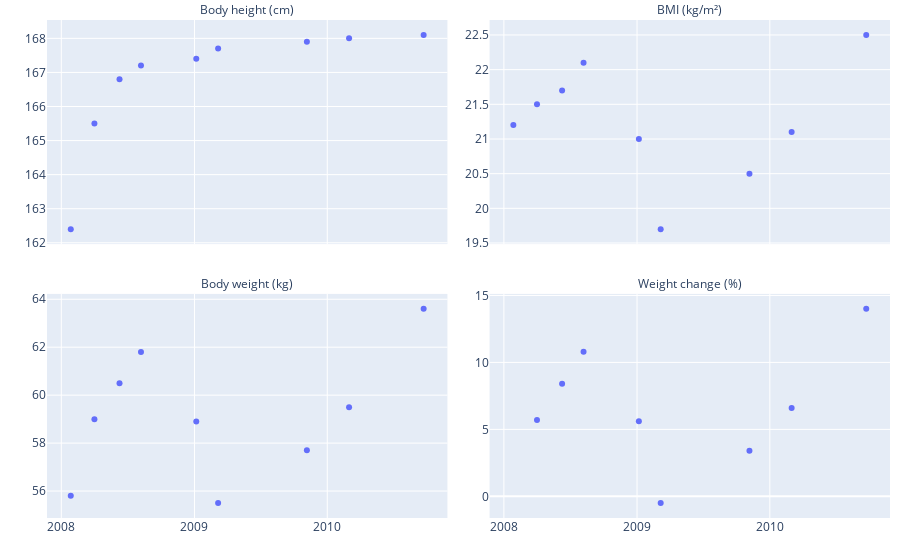

Notebook code cell kept with this figure:
### Code cell
weight_fig = px.scatter(meas_graphs, x="measurement_date", y="value_as_number", 
facet_col="measurement_concept_label", facet_col_wrap=2,
facet_row_spacing=0.1, facet_col_spacing=0.05)
weight_fig.update_yaxes(matches=None, showticklabels=True, title="")
weight_fig.update_xaxes(title="")
weight_fig.for_each_annotation(lambda a: a.update(text=a.text.split("=")[-1]))
weight_fig.update_layout(margin=dict(l=0, r=10, t=20, b=10))
weight_fig.show()
weight_fig.write_html("weight-plot.html", full_html=False, include_plotlyjs=False)

### Figure 1 — Plotly figure (JSON) as saved in the notebook; plotly's stock layout.template omitted (floating-point values rounded to 4 significant figures)
{"data": [{"hovertemplate": "measurement_concept_label=Body height (cm)<br>measurement_date=%{x}<br>value_as_number=%{y}<extra></extra>", "legendgroup": "", "marker": {"color": "#636efa", "symbol": "circle"}, "mode": "markers", "name": "", "orientation": "v", "showlegend": false, "type": "scatter", "x": ["2008-01-27", "2008-04-01", "2008-06-09", "2008-08-07", "2009-01-06", "2009-03-07", "2009-11-06", "2010-03-02", "2010-09-23"], "xaxis": "x3", "y": [162.4, 165.5, 166.8, 167.2, 167.4, 167.7, 167.9, 168, 168.1], "yaxis": "y3"}, {"hovertemplate": "measurement_concept_label=BMI (kg/m²)<br>measurement_date=%{x}<br>value_as_number=%{y}<extra></extra>", "legendgroup": "", "marker": {"color": "#636efa", "symbol": "circle"}, "mode": "markers", "name": "", "orientation": "v", "showlegend": false, "type": "scatter", "x": ["2008-01-27", "2008-04-01", "2008-06-09", "2008-08-07", "2009-01-06", "2009-03-07", "2009-11-06", "2010-03-02", "2010-09-23"], "xaxis": "x4", "y": [21.2, 21.5, 21.7, 22.1, 21, 19.7, 20.5, 21.1, 22.5], "yaxis": "y4"}, {"hovertemplate": "measurement_concept_label=Body weight (kg)<br>measurement_date=%{x}<br>value_as_number=%{y}<extra></extra>", "legendgroup": "", "marker": {"color": "#636efa", "symbol": "circle"}, "mode": "markers", "name": "", "orientation": "v", "showlegend": false, "type": "scatter", "x": ["2008-01-27", "2008-04-01", "2008-06-09", "2008-08-07", "2009-01-06", "2009-03-07", "2009-11-06", "2010-03-02", "2010-09-23"], "xaxis": "x", "y": [55.8, 59, 60.5, 61.8, 58.9, 55.5, 57.7, 59.5, 63.6], "yaxis": "y"}, {"hovertemplate": "measurement_concept_label=Weight change (%)<br>measurement_date=%{x}<br>value_as_number=%{y}<extra></extra>", "legendgroup": "", "marker": {"color": "#636efa", "symbol": "circle"}, "mode": "markers", "name": "", "orientation": "v", "showlegend": false, "type": "scatter", "x": ["2008-04-01", "2008-06-09", "2008-08-07", "2009-01-06", "2009-03-07", "2009-11-06", "2010-03-02", "2010-09-23"], "xaxis": "x2", "y": [5.7, 8.4, 10.8, 5.6, -0.5, 3.4, 6.6, 14], "yaxis": "y2"}], "layout": {"annotations": [{"font": {}, "showarrow": false, "text": "Body weight (kg)", "x": 0.2375, "xanchor": "center", "xref": "paper", "y": 0.45, "yanchor": "bottom", "yref": "paper"}, {"font": {}, "showarrow": false, "text": "Weight change (%)", "x": 0.7625, "xanchor": "center", "xref": "paper", "y": 0.45, "yanchor": "bottom", "yref": "paper"}, {"font": {}, "showarrow": false, "text": "Body height (cm)", "x": 0.2375, "xanchor": "center", "xref": "paper", "y": 1, "yanchor": "bottom", "yref": "paper"}, {"font": {}, "showarrow": false, "text": "BMI (kg/m²)", "x": 0.7625, "xanchor": "center", "xref": "paper", "y": 1, "yanchor": "bottom", "yref": "paper"}], "legend": {"tracegroupgap": 0}, "margin": {"b": 10, "l": 0, "r": 10, "t": 20}, "xaxis": {"anchor": "y", "domain": [0, 0.475], "title": {"text": ""}}, "xaxis2": {"anchor": "y2", "domain": [0.525, 1], "matches": "x", "title": {"text": ""}}, "xaxis3": {"anchor": "y3", "domain": [0, 0.475], "matches": "x", "showticklabels": false, "title": {"text": ""}}, "xaxis4": {"anchor": "y4", "domain": [0.525, 1], "matches": "x", "showticklabels": false, "title": {"text": ""}}, "yaxis": {"anchor": "x", "domain": [0, 0.45], "showticklabels": true, "title": {"text": ""}}, "yaxis2": {"anchor": "x2", "domain": [0, 0.45], "showticklabels": true, "title": {"text": ""}}, "yaxis3": {"anchor": "x3", "domain": [0.55, 1], "showticklabels": true, "title": {"text": ""}}, "yaxis4": {"anchor": "x4", "domain": [0.55, 1], "showticklabels": true, "title": {"text": ""}}}}
